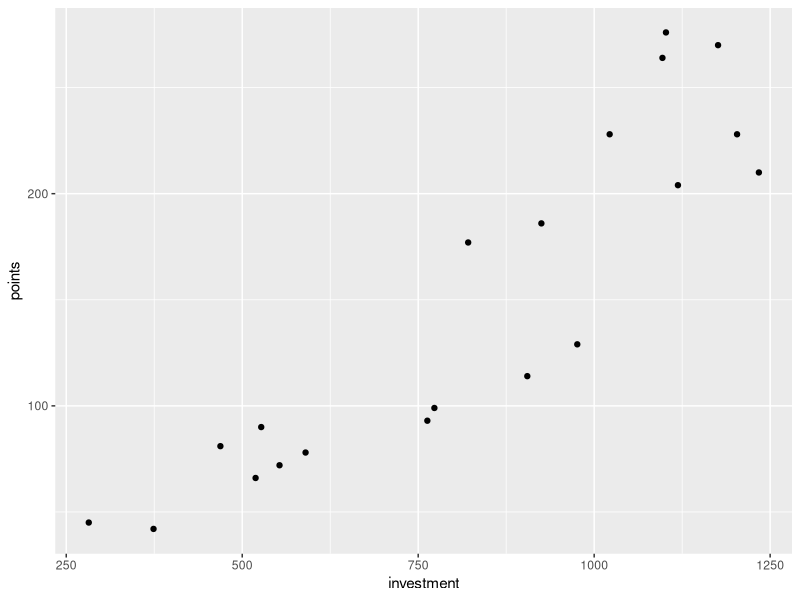
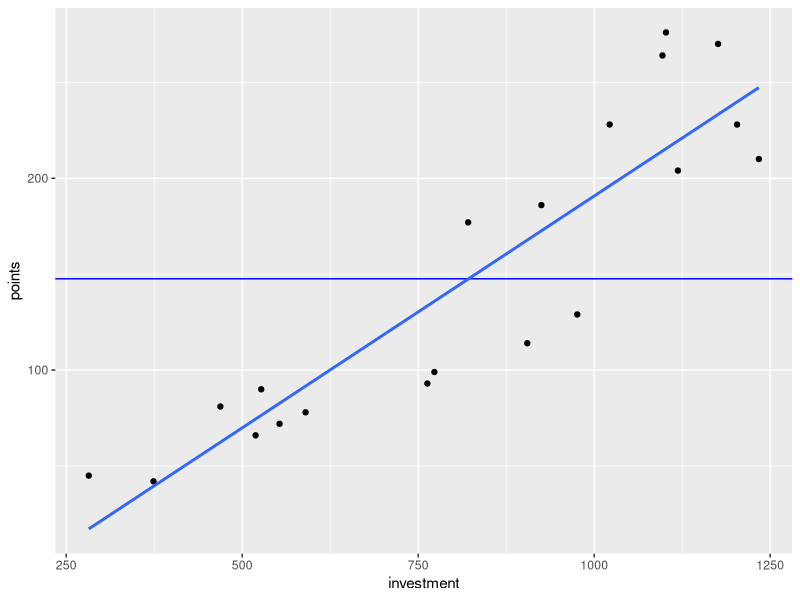

Generate these figures, in order, with R:
library(tidyverse)
library(readr)
library(Hmisc) # Needed for correlation

dataset1 <- read_csv("dataset1.csv")

# First we will build a scatterplot of points against investment
ggplot(dataset1, aes(x = investment, y = points)) + 
  geom_point() 

# Let's add a regression line and a line of our outcome mean
ggplot(dataset1, aes(x = investment, y=points)) + 
  geom_point() + 
  geom_hline(yintercept = mean(dataset1$points), colour = "blue") + 
  geom_smooth(method = "lm", se = FALSE)

# Let’s calculate Pearson’s r
rcorr(dataset1$investment, dataset1$points)

# Let's do regression with just the one predictor
# We will first build a model where our outcome (points scored) is predicted 
#by the intercept of our line (i.e., the mean as a model of our data)
model0 <- lm(points ~ 1, data = dataset1)

# Now we will build a model where our outcome (points scored) is predicted by investment
model1 <- lm(points ~ investment, data = dataset1)

# Now we will compare the two models to each other
anova(model0, model1)

# Now let's get some parameter estimates
summary(model1)
